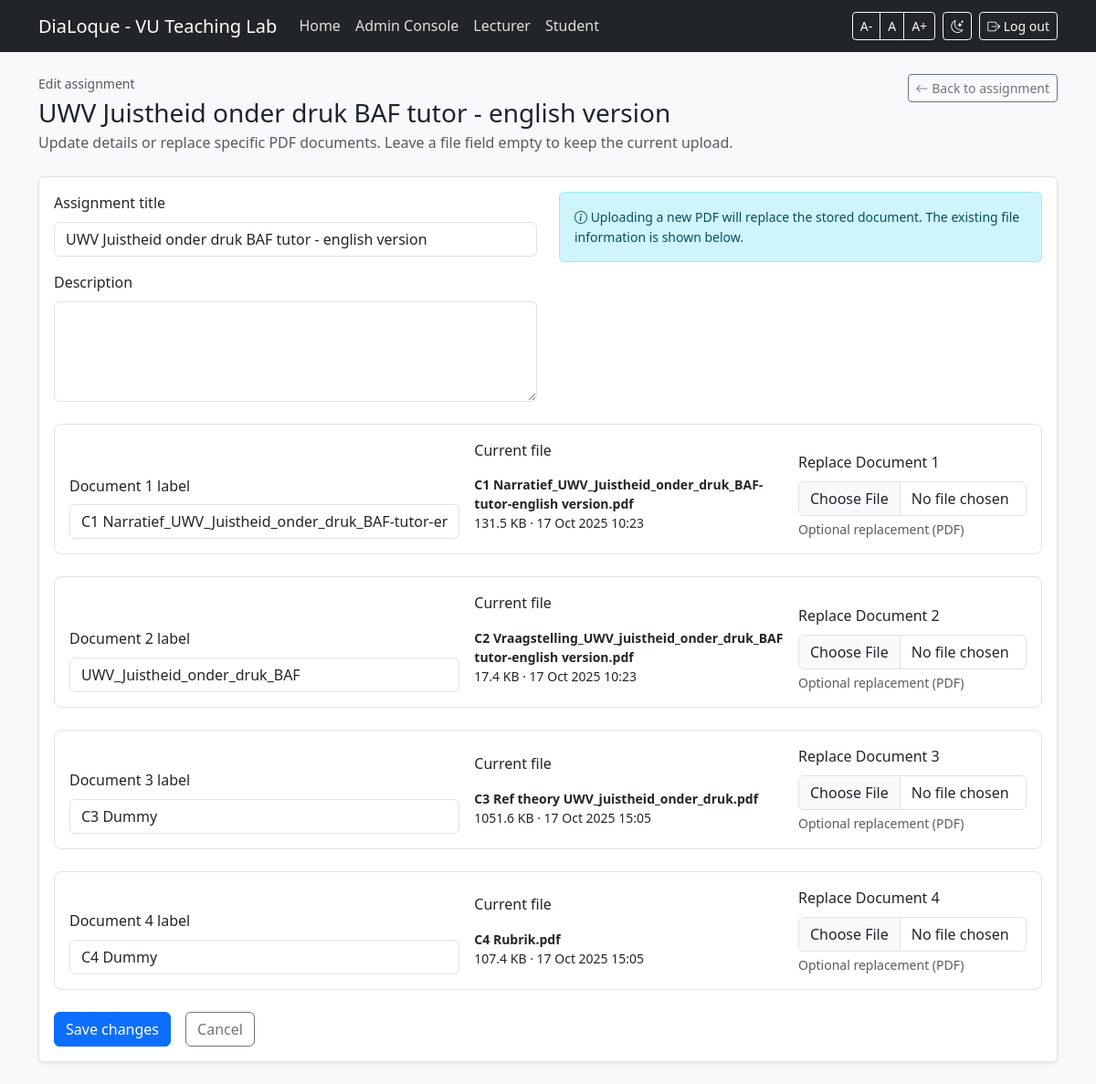
/lecturer/assignments/1/edit (signed in), run on the app's committed database.
### models.py (models this page shows, shortened)
class Assignment(db.Model):
    __tablename__ = "assignments"
    id = db.Column(db.Integer, primary_key=True)
    title = db.Column(db.String(200), nullable=False)
    description = db.Column(db.Text)
    created_at = db.Column(db.DateTime(timezone=True), default=utcnow)
    documents = db.relationship(
        "AssignmentDocument",
        back_populates="assignment",
        cascade="all, delete-orphan",
        order_by="AssignmentDocument.slot",
    )
    prompts = db.relationship(
        "AssignmentPrompt",
        back_populates="assignment",
        cascade="all, delete-orphan",
        order_by="AssignmentPrompt.display_order",
    )
    submissions = db.relationship(
        "StudentSubmission",
        back_populates="assignment",
        cascade="all, delete-orphan",
    )
    submissions = db.relationship(
        "StudentSubmission",
        back_populates="assignment",
        cascade="all, delete-orphan",
    )

class AssignmentDocument(db.Model):
    __tablename__ = "assignment_documents"
    id = db.Column(db.Integer, primary_key=True)
    assignment_id = db.Column(db.Integer, db.ForeignKey("assignments.id"), nullable=False)
    slot = db.Column(db.Integer, nullable=False)
    label = db.Column(db.String(120), nullable=False)
    filename = db.Column(db.String(255), nullable=False)
    mimetype = db.Column(db.String(120), nullable=False, default="application/pdf")
    file_size = db.Column(db.Integer, nullable=False)
    content = db.Column(db.LargeBinary, nullable=False)
    uploaded_at = db.Column(db.DateTime(timezone=True), default=utcnow)
    notes = db.Column(db.Text)
    summary = db.Column(db.Text)
    summary_model = db.Column(db.String(64))
    summary_updated_at = db.Column(db.DateTime(timezone=True))
    assignment = db.relationship("Assignment", back_populates="documents")
    __table_args__ = (
        db.UniqueConstraint("assignment_id", "slot", name="uq_assignment_document_slot"),
    )

### blueprints/lecturer/routes.py (the view, shortened to what this page needs)
@bp.route("/assignments/<int:assignment_id>/edit", methods=["GET", "POST"])
@login_required
@role_required("Beheerder")
def assignment_edit(assignment_id: int):
    assignment = db.session.get(Assignment, assignment_id)
    if not assignment:
        abort(404)
    form = AssignmentUpdateForm(obj=assignment)
    documents = _assignment_document_map(assignment)
    if not documents or len(documents) != 4:
        flash("Assignment is missing documents; please recreate it.", "warning")
        return redirect(url_for("lecturer.assignments"))
    if not form.is_submitted():
        for idx in range(1, 5):
            label_field: StringField = getattr(form, f"doc{idx}_label")
            label_field.data = documents[idx].label
    doc_rows = []
    for idx in range(1, 5):
        doc_rows.append({
            "document": documents[idx],
            "label_field": getattr(form, f"doc{idx}_label"),
            "file_field": getattr(form, f"doc{idx}_file"),
        })
    return render_template(
        "lecturer_assignment_edit.html",
        assignment=assignment,
        doc_rows=doc_rows,
        form=form,
    )

### blueprints/lecturer/routes.py
class AssignmentUpdateForm(FlaskForm):
    title = StringField("Assignment title", validators=[DataRequired(), Length(max=200)])
    description = TextAreaField(
        "Description",
        validators=[Optional(), Length(max=2000)],
        render_kw={"rows": 4},
    )
    doc1_label = StringField("Document 1 label", validators=[Optional(), Length(max=120)])
    doc1_file = FileField("Replace Document 1", validators=[FileAllowed(["pdf"], "Upload a PDF document")])
    doc2_label = StringField("Document 2 label", validators=[Optional(), Length(max=120)])
    doc2_file = FileField("Replace Document 2", validators=[FileAllowed(["pdf"], "Upload a PDF document")])
    doc3_label = StringField("Document 3 label", validators=[Optional(), Length(max=120)])
    doc3_file = FileField("Replace Document 3", validators=[FileAllowed(["pdf"], "Upload a PDF document")])
    doc4_label = StringField("Document 4 label", validators=[Optional(), Length(max=120)])
    doc4_file = FileField("Replace Document 4", validators=[FileAllowed(["pdf"], "Upload a PDF document")])

### blueprints/auth/routes.py (called while the page is built)
@login_manager.user_loader
def load_user(user_id):
    return db.session.get(User, int(user_id))

### blueprints/lecturer/routes.py (called while the page is built)
def _assignment_document_map(assignment: Assignment) -> dict[int, AssignmentDocument]:
    return {doc.slot: doc for doc in assignment.documents}

### role_required.py (called while the page is built)
def role_required(*role_names):
    def deco(fn):
        @wraps(fn)
        def wrapper(*args, **kwargs):
            if not current_user.is_authenticated:
                abort(401)
            names = {r.name for r in current_user.roles}
            if not any(r in names for r in role_names):
                abort(403)
            return fn(*args, **kwargs)
        return wrapper
    return deco

### templates/lecturer_assignment_edit.html (shortened to what this page needs)
{% extends "base.html" %}
{% block content %}
<div class="mb-4 d-flex justify-content-between align-items-start flex-wrap gap-3">
  <div>
    <p class="text-muted small mb-1">Edit assignment</p>
    <h1 class="h3 mb-1">{{ assignment.title }}</h1>
    <p class="text-muted mb-0">Update details or replace specific PDF documents. Leave a file field empty to keep the current upload.</p>
  </div>
  <a class="btn btn-outline-secondary btn-sm" href="{{ url_for('lecturer.assignment_detail', assignment_id=assignment.id) }}">
    <i class="bi bi-arrow-left"></i> Back to assignment
  </a>
</div>
<div class="card shadow-sm">
  <div class="card-body">
    <form method="post" enctype="multipart/form-data" novalidate>
      <div class="row g-4">
        <div class="col-lg-6">
          <div class="mb-3">
            {{ form.title.label(class="form-label") }}
            {{ form.title(class="form-control", placeholder="Assignment title") }}
          </div>
          <div class="mb-4">
            {{ form.description.label(class="form-label") }}
            {{ form.description(class="form-control") }}
          </div>
        </div>
        <div class="col-lg-6">
          <div class="alert alert-info small" role="alert">
            <i class="bi bi-info-circle"></i> Uploading a new PDF will replace the stored document. The existing file information is shown below.
          </div>
        </div>
      </div>
{% for row in doc_rows %}
{% set document = row.document %}
{% set label_field = row.label_field %}
{% set file_field = row.file_field %}
  <div class="border rounded-3 p-3 mb-4">
    <div class="row g-3 align-items-end">
      <div class="col-md-5">
        {{ label_field.label(class="form-label") }}
        {{ label_field(class="form-control") }}
          </div>
          <div class="col-md-4">
            <label class="form-label">Current file</label>
            <div class="form-control-plaintext small">
              <strong>{{ document.filename }}</strong><br>
              {{ '%.1f'|format(document.file_size / 1024) }} KB · {{ document.uploaded_at.strftime('%d %b %Y %H:%M') if document.uploaded_at else 'n/a' }}
            </div>
          </div>
          <div class="col-md-3">
            {{ file_field.label(class="form-label") }}
            {{ file_field(class="form-control") }}
            <div class="form-text">Optional replacement (PDF)</div>
          </div>
        </div>
      </div>
      {% endfor %}
      <div class="d-flex gap-3">
        <button type="submit" class="btn btn-primary">Save changes</button>
        <a class="btn btn-outline-secondary" href="{{ url_for('lecturer.assignment_detail', assignment_id=assignment.id) }}">Cancel</a>
      </div>
    </form>
  </div>
</div>
{% endblock %}

### static/style.css (style rules this page uses)
:root { --brand: #0d6efd; color-scheme: light; }
body { background-color: #f8f9fb; color: #1d232d; }
html.theme-light body { background-color: #f8f9fb; color: #1d232d; }
html.theme-light .card { background-color: #fff; border-color: #dce3ea; }
:root { --base-font-size: 16px; }
html, body { font-size: var(--base-font-size); line-height: 1.55; }
h1, h2, h3, h4, h5, h6 { line-height: 1.25; }

### data on the page
Assignment: title "UWV Juistheid onder druk BAF tutor - english version"
AssignmentDocument: filename "C1 Narratief_UWV_Juistheid_onder_druk_BAF-tutor-english version.pdf", document.file_size/1024 "131.5", uploaded_at "17 Oct 2025 10:23"
AssignmentDocument: filename "C2 Vraagstelling_UWV_juistheid_onder_druk_BAF tutor-english version.pdf", document.file_size/1024 "17.4", uploaded_at "17 Oct 2025 10:23"
AssignmentDocument: filename "C3 Ref theory UWV_juistheid_onder_druk.pdf", document.file_size/1024 "1051.6", uploaded_at "17 Oct 2025 15:05"
AssignmentDocument: filename "C4 Rubrik.pdf", document.file_size/1024 "107.4", uploaded_at "17 Oct 2025 15:05"

### other printed values
{{ label_field.label(class="form-label") }} "Document 1 label" "Document 2 label" "Document 3 label" "Document 4 label"
{{ file_field.label(class="form-label") }} "Replace Document 1" "Replace Document 2" "Replace Document 3" "Replace Document 4"
